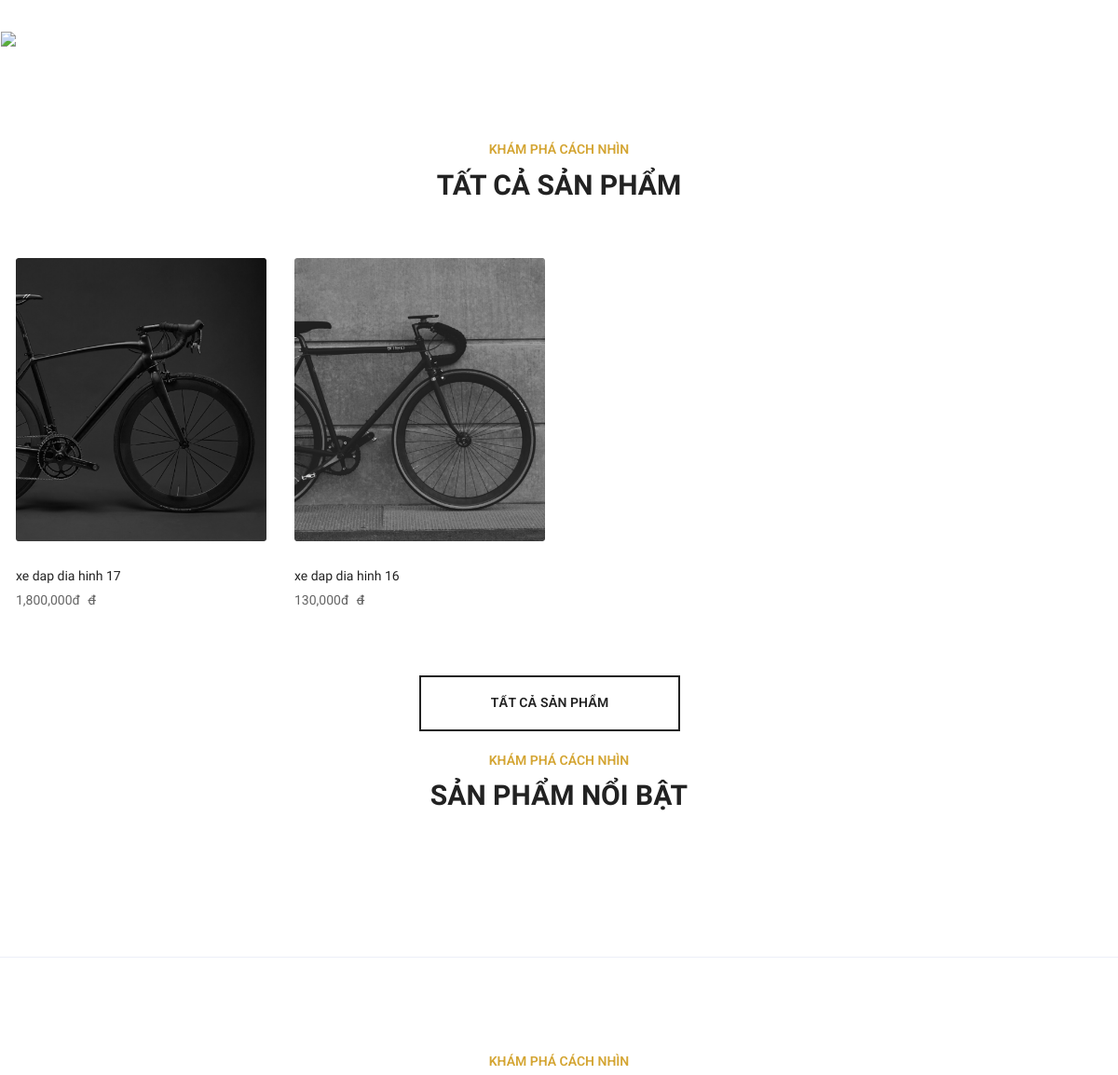
Before: / (middle part) with the older database file.
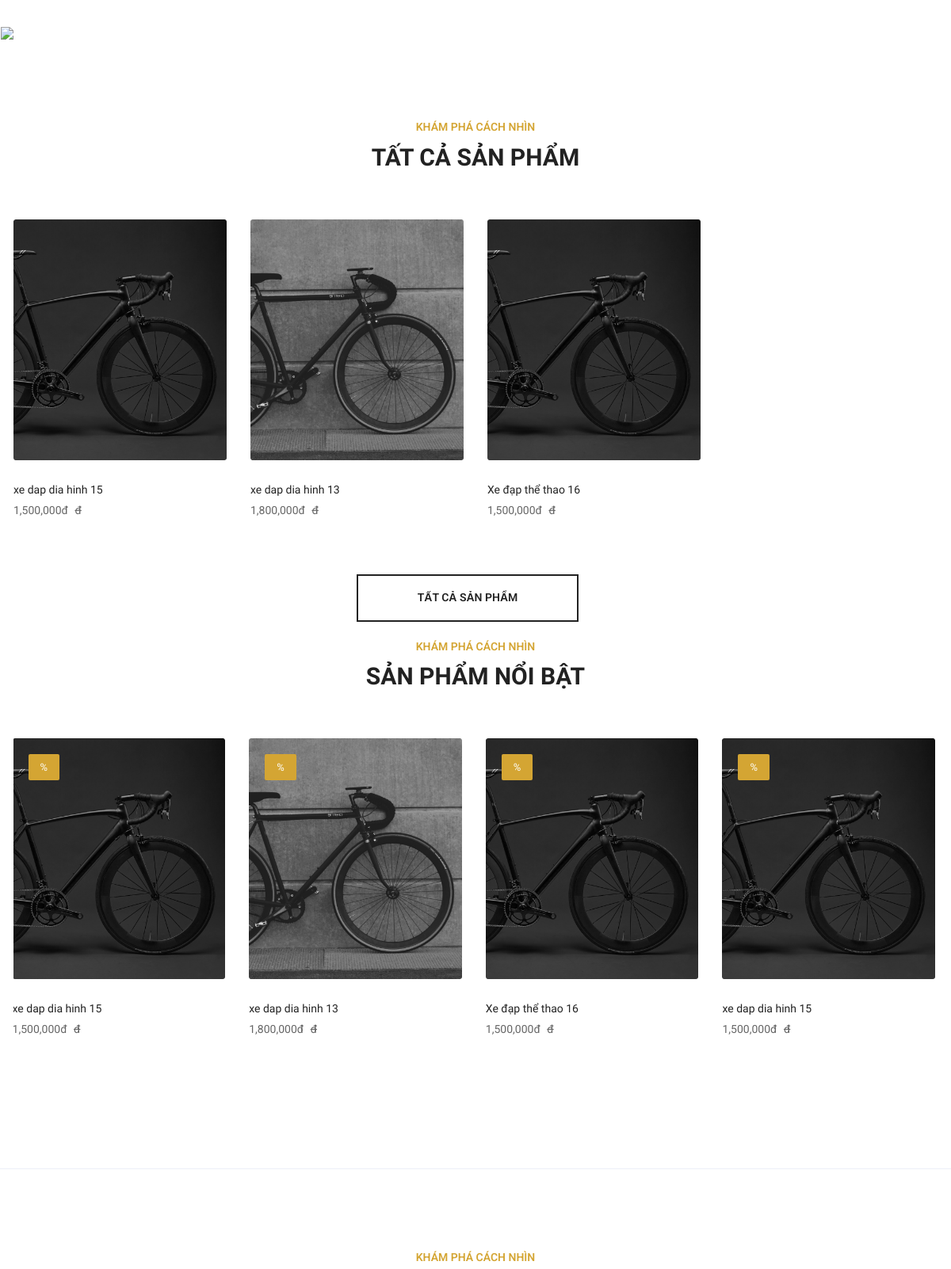
After: the same page with the newer database file.
### tables this page shows
CREATE TABLE `products` (
  `id_prod` int(11) NOT NULL,
  `name_prod` varchar(200) NOT NULL,
  `price` float NOT NULL,
  `img` varchar(255) NOT NULL,
  `description` text NOT NULL,
  `status_prod` tinyint(4) NOT NULL DEFAULT 4,
  `noibat` tinyint(4) NOT NULL DEFAULT 4,
  `cate_id` int(11) NOT NULL
);

### app/Brigde.php (called while the page is built)
<?php
include_once './app/Clients/Controller/ClientController.php';
?>

### index.php (called while the page is built, shortened)
<?php
require_once './app/Brigde.php';
?>

### app/Clients/Model/DbConnect.php (called while the page is built, shortened)
<?php
class DbConnect{
    private $servername = "mysql:host=localhost;dbname=mydb;charset=utf8";
    private $username = "admin";
    private $password = "22112002pdn";
    public function __Construct(){
        try {
            $this->conn = new PDO($this->servername, $this->username, $this->password);
            $this->conn->setAttribute(PDO::ATTR_ERRMODE, PDO::ERRMODE_EXCEPTION);
            return $this->conn;
        } catch(PDOException $e) {
            echo "Connection failed: " . $e->getMessage();
        }
    }
}
?>

### app/Clients/Model/Config.php (called while the page is built, shortened)
<?php
class Config extends DbConnect{
    public function pdo_query($sql){
        $sql_args = array_slice(func_get_args(), 1);
        try{
            $stmt = $this->conn->prepare($sql);
            $stmt->execute($sql_args);
            $rows = $stmt->fetchAll();
            return $rows;
        }catch(PDOException $e){
            throw $e;
        }finally{
            unset($conn);
        }
    }
}
?>

### app/Clients/Model/Product.php (called while the page is built, shortened)
<?php
class Product{
    protected $db;
    public function __Construct(){
        $this->db = new Config();
    }
    public function List_Product(){
        $sql="select products.id_prod ,products.name_prod, category.name , products.price , products.img , products.description, products.status_prod, products.cate_id, products.noibat from products inner join category on products.cate_id=category.id";
        $result=$this->db->pdo_query($sql);
        return $result;
    }
}
?>

### app/Clients/View/Home.php (the view, shortened to what this page needs)
<main>
<section class="slider-area-rel">
    <div class="pl-20 pr-20">
        <div class="row row-2">
            <div class="col-xxl-6 col-xl-6 col-md-6 col-12">
                <div class="single-category mb-20 p-rel wow fadeInUp" data-wow-delay=".1s">
                    <a href="shop.html">
                        <div class="cat-content p-abs bottom-left">
                        </div>
                    </a>
                </div>
            </div>
            <div class="col-xxl-6 col-xxl-6 col-xl-6 col-md-6 col-12">
                <div class="row row-2">
                    <div class="col-xxl-12">
                        <a href="shop.html">
                        </a>
                    </div>
                </div>
            </div>
        </div>
    </div>
</section>
<div class="category-area fix mt-3-px pb-75">
    <div class="row row-3">
        <div class="col-xxl-4 col-xl-4 col-lg-6 col-md-6 col-12">
                <a href="shop.html">
                    <div class="single-category mb-20 p-rel wow fadeInUp" data-wow-delay=".3s">
                        <div class="cat-thumb fix">
                            <img src=" alt="#">
                        </div>
                        <div class="cat-content p-abs bottom-left">
                        </div>
                    </div>
                </a>
        </div>
    </div>
</div>
<div class="top-selling-area pb-100">
    <div class="container">
        <div class="row">
            <div class="col-xxl-12">
                <div class="section-title top-selling-title text-center pb-47">
                    <span class="p-subtitle p-subtitle-2">Khám phá cách nhìn</span>
                    <h3 class="p-title pb-15 mb-0">TẤT CẢ SẢN PHẨM</h3>
                </div>
            </div>
        </div>
        <div class="row pb-20">
            <?php
                foreach($prod as $p ){
                    if($p['status_prod']==0){
            ?>
            <div class="col-xxl-3 col-xl-3 col-lg-4 col-md-6 col-sm-6">
                <div class="single-product mb-15 wow fadeInUp" data-wow-delay=".1s">
                    <div class="product-thumb">
                        <img src="./app/public/upload/<?=$p['img']?>" alt="">
                    </div>
                    <div class="product-content">
                        <h4 class="pro-title pro-title-1"><a href=""><?=$p['name_prod']?></a></h4>
                        <div class="pro-price">
                            <span><?=number_format($p['price'])?>đ</span>
                            <del>đ</del>
                        </div>
                        <div class="rating">
                            <i class="fal fa-star active"></i>
                            <i class="fal fa-star active"></i>
                            <i class="fal fa-star active"></i>
                            <i class="fal fa-star"></i>
                            <i class="fal fa-star"></i>
                        </div>
                    </div>
                </div>
            </div>
            <?php }} ?>
        <div class="row">
            <div class="col-xxl-12">
                <div class="btn-area text-center wow fadeInUp" data-wow-delay="1.2s">
                    <div class="p-btn p-btn-1">
                        <a href="shop.html">TẤT CẢ SẢN PHẨM</a>
                    </div>
                </div>
            </div>
        </div>
    </div>
</div>
<div class="top-selling-product pb-65">
    <div class="container">
        <div class="row">
            <div class="col-xxl-12">
                <div class="section-title text-center pb-47">
                    <span class="p-subtitle p-subtitle-2">KHÁM PHÁ CÁCH NHÌN</span>
                    <h3 class="p-title pb-15 mb-0">SẢN PHẨM NỔI BẬT</h3>
                </div>
            </div>
        </div>
        <div class="row">
                <div class="col-xxl-12">
                    <div class="top-selling-active owl-carousel">
                        <?php
                            foreach($prod as $p){
                            if($p['status_prod']==0 && $p['noibat']==0){
                        ?>
                        <div class="single-product mb-15 wow fadeInUp" data-wow-delay=".1s">
                            <div class="product-thumb">
                                <img src="./app/public/upload/<?=$p['img']?>" alt="#">
                                <span class="discount discount-3 p-abs"  >
                                    %
                                    </span>
                            </div>
                            <div class="product-content">
                                <h4 class="pro-title pro-title-2"><a href="index.php?url=productDeatil&id=<?=$p['id_prod']?>"><?=$p['name_prod']?></a></h4>
                                <div class="pro-price">
                                    <span><?=number_format($p['price'])?>đ</span>
                                    <del>đ</del>
                                </div>
                                <div class="rating">
                                    <i class="fal fa-star active"></i>
                                    <i class="fal fa-star active"></i>
                                    <i class="fal fa-star active"></i>
                                    <i class="fal fa-star"></i>
                                    <i class="fal fa-star"></i>
                                </div>
                            </div>
                        </div>
                        <?php }} ?>
                    </div>
                </div>
        </div>
    </div>
</div>
<hr class="mb-100">
<div class="blog-area pb-60">
    <div class="container">
        <div class="row mb-45">
            <div class="col-xxl-12">
                <div class="section-title text-center">
                    <span class="p-subtitle p-subtitle-2">KHÁM PHÁ CÁCH NHÌN</span>
                </div>
            </div>
        </div>
    </div>
</div>

### app/Clients/View/header.php (shortened to what this page needs)
<!doctype html>
<html lang="en">
<head>
    <link rel="stylesheet" href="./app/public/client/assets/css/preloader.css">
    <link rel="stylesheet" href="./app/public/client/assets/css/owl.carousel.min.css">
    <link rel="stylesheet" href="./app/public/client/assets/css/animate.min.css">
    <link rel="stylesheet" href="./app/public/client/assets/css/magnific-popup.css">
    <link rel="stylesheet" href="./app/public/client/assets/css/meanmenu.css">
    <link rel="stylesheet" href="./app/public/client/assets/css/animate.min.css">
    <link rel="stylesheet" href="./app/public/client/assets/css/slick.css">
    <link rel="stylesheet" href="./app/public/client/assets/css/bootstrap.min.css">
    <link rel="stylesheet" href="./app/public/client/assets/css/fontawesome-all.min.css">
    <link rel="stylesheet" href="./app/public/client/assets/css/themify-icons.css">
    <link rel="stylesheet" href="./app/public/client/assets/css/nice-select.css">
    <link rel="stylesheet" href="./app/public/client/assets/css/ui-range-slider.css">
    <link rel="stylesheet" href="./app/public/client/assets/css/main.css">
    <link rel="stylesheet" href="./app/public/client/assets/css/style.css">
    <link rel="stylesheet" href="https://cdn.jsdelivr.net/npm/bootstrap-icons@1.10.5/font/bootstrap-icons.css">
</head>
<body>

### app/Clients/Controller/ClientController.php (shortened to what this page needs)
<?php
$cate = new Category();
$Prod= new Product();
$ord= new Order();
include_once ('./app/Clients/View/header.php');
if(isset($_GET["url"])){
    $url = $_GET["url"];
    switch($url){
        case 'productDeatil':
            if(isset($_GET['id'])){
                $id= $_GET['id'];
                $listCate = $cate->getCate();
                $prodDetail = $Prod->getOneProduct($id);
            }
            include './app/Clients/View/productDetail.php';
        break;
        case 'viewcart':
            include './app/Clients/View/cart.php';
        break;
        case 'addCart':
            if(isset($_POST['addCart'])){
                $id = $_POST['idprod'];
                $name = $_POST['nameprod'];
                $price = $_POST['price'];
                $img = $_POST['img'];
                $sl=1;
                $i = 0;
                $fg = 0;
                if(isset($_SESSION['cart'])&&(count($_SESSION['cart'])>0)){
                    foreach($_SESSION['cart'] as $item){
                        if($item[0]==$id){
                            $sl+=$item[4];
                            $fg=1;
                            $_SESSION['cart'][$i][4]=$sl;
                            break;
                        }
                        $i++;
                    }
                }
                if($fg==0){
                    $item = array($id,$name,$price,$img,$sl);
                    $_SESSION['cart'][]=$item;
                }
                header('location: index.php?url=viewcart');
                ob_end_flush();
            }
        break;
        case 'delCart':
            if(isset($_GET['id'])){
                if(isset($_SESSION['cart'])){
                    foreach($_SESSION['cart'] as $key =>$value){
                        if($value[0] == $_GET['id']){
                            unset($_SESSION['cart'][$key]);
                            header('location: index.php?url=viewcart');
                            ob_end_flush();
                        }
                    }
                }
            }else{
                if(isset($_SESSION['cart'])) unset($_SESSION['cart']);
                header('location: index.php');
                ob_end_flush();
            }
        break;
        case 'order':
            if(isset($_POST["thanhtoan"])){
                $tongdonghang= $_POST["tongdon"];
                $email= $_POST["email"];
                $name= $_POST["ht"];
                $tel= $_POST["sdt"];
                $address= $_POST["address"];
                $pttt= $_POST["pttt"];
                $madh= rand(0,999999);
                $iddh= $ord->CreateOrder($tongdonghang,$email,$name,$tel,$address,$pttt,$madh);
                $_SESSION['iddh']=$iddh;
                if(isset($_SESSION['cart'])&&(count($_SESSION['cart'])>0)){
                    foreach($_SESSION['cart'] as $item){
                        $ord->addtoCart($iddh,$item[0],$item[1],$item[2],$item[3],$item[4]);
                        header('location: index.php?url=myorder');
                        ob_end_flush();
                    }
                    unset($_SESSION['cart']);
                }
            }
        break;
        case 'myorder':
                $getOrder = $ord->ShowCart();
            include './app/Clients/View/order.php';
        break;
        case 'register':
            $acount = new Account();
                if(isset($_POST["submit_dk"])){
                    if(isset($_POST["fullname"])&& isset($_POST["username"]) && isset($_POST["mail"]) && isset($_POST["password"])){
                        if(!empty($_POST["fullname"])&& !empty($_POST["username"]) && !empty($_POST["mail"]) && !empty($_POST["password"]) ){
                            $fullname = $_POST["fullname"];
                            $username = $_POST["username"];
                            $mail = $_POST["mail"];
                            $password = $_POST["password"];
                            $acount->Insert_Account($fullname,$username,$mail,$password);
                            $thongbao = "Đăng ký thành công";
                        }
                        else{
                            $error= "Vui lòng không bỏ trống";
                        }
                    }
                }
            include './app/Clients/View/Register.php';
        break;
        case 'login':
            $account = new Account();
            if(isset($_POST["submit_login"])){
                if(isset($_POST["username"]) && isset($_POST["password"])){
                        if(!empty($_POST["username"]) && !empty($_POST["password"]) ){
                            $username = $_POST["username"];
                            $password = $_POST["password"];
                            $checkAc = $account->Checkuser($username,$password);
                            $mess = 0;
                            if(is_array($checkAc)){
                                $_SESSION['user'] =  $checkAc;
                                $mess = 1;
                            }
                        }
                }
                else{
                    $err= 0;
                    return $err;
                }
            }
            include './app/Clients/View/Clients/Login.php';
        break;
        case 'logout':
            session_unset();
            header('location: index.php');
        break;
        default:
            $prod = $Prod->List_Product();
            include_once './app/Clients/View/Clients/Home.php';
        break;
    }
}else{
    $prod = $Prod->List_Product();
    include_once './app/Clients/View/Home.php';
}
include_once './app/Clients/View/footer.php';
?>

### app/Clients/View/footer.php (shortened to what this page needs)
</main>
</body>
</html>

### app/public/client/assets/css/style.css (style rules this page uses)
body { color:#777;font-family:"Roboto",sans-serif;font-size:15px;font-weight:400;line-height:1.667 }
h1,h2,h3,h4,h5,h6 { font-family:"Oswald",sans-serif;color:#222;line-height:1.1 }
h3,.h3 { font-size:26px;font-weight:600 }
@media (min-width: 600px) { h3,.h3 { font-size:36px } }
h4,.h4 { font-size:20px;font-weight:400;line-height:1.3 }
a { display:inline-block }

Changed rows visible on the page:
removed products: img (picture), name_prod "xe dap dia hinh 17", price "1,800,000", shown under "TẤT CẢ SẢN PHẨM"
removed products: img (picture), name_prod "xe dap dia hinh 16", price "130,000", shown under "TẤT CẢ SẢN PHẨM"
added products: img (picture), name_prod "xe dap dia hinh 15", price "1,500,000"
added products: img (picture), name_prod "xe dap dia hinh 13", price "1,800,000"
added products: img (picture), name_prod "Xe đạp thể thao 16", price "1,500,000"
